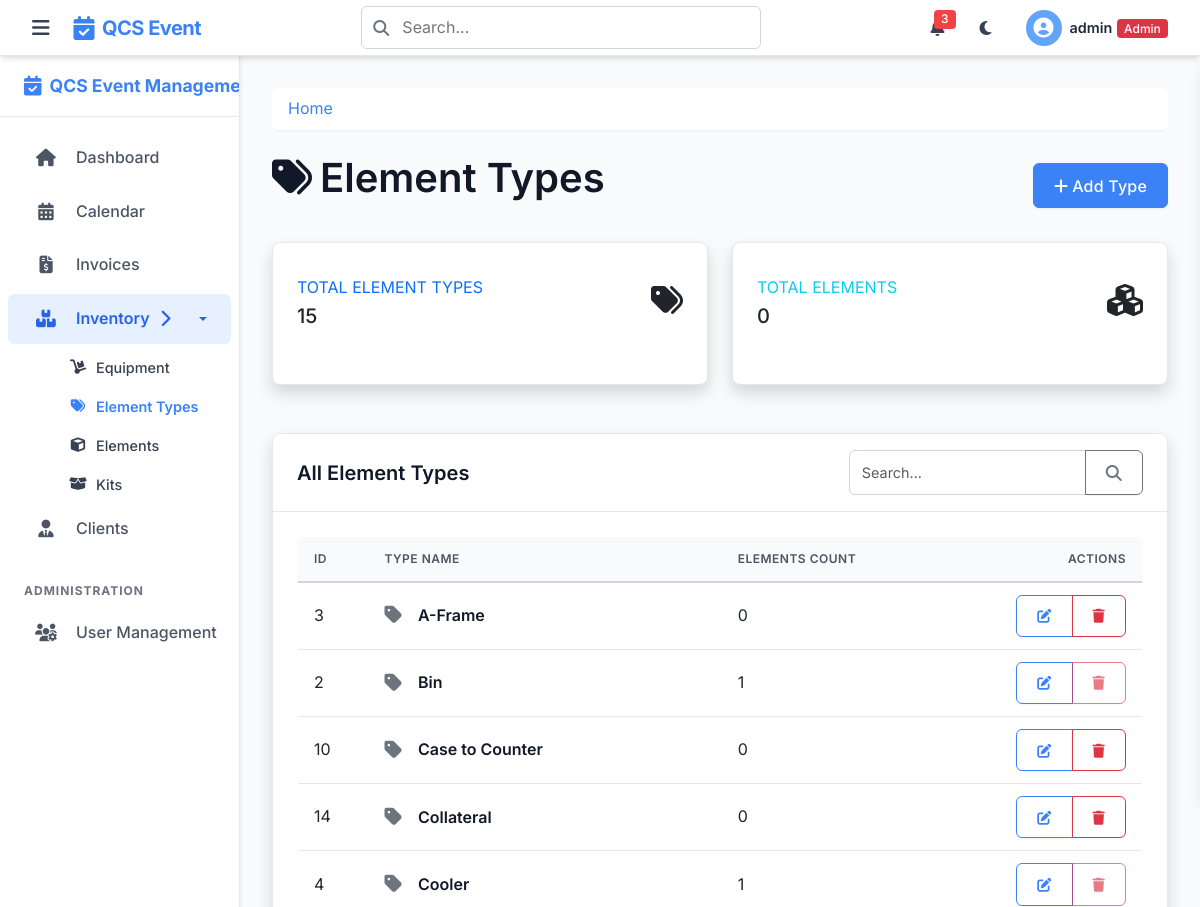
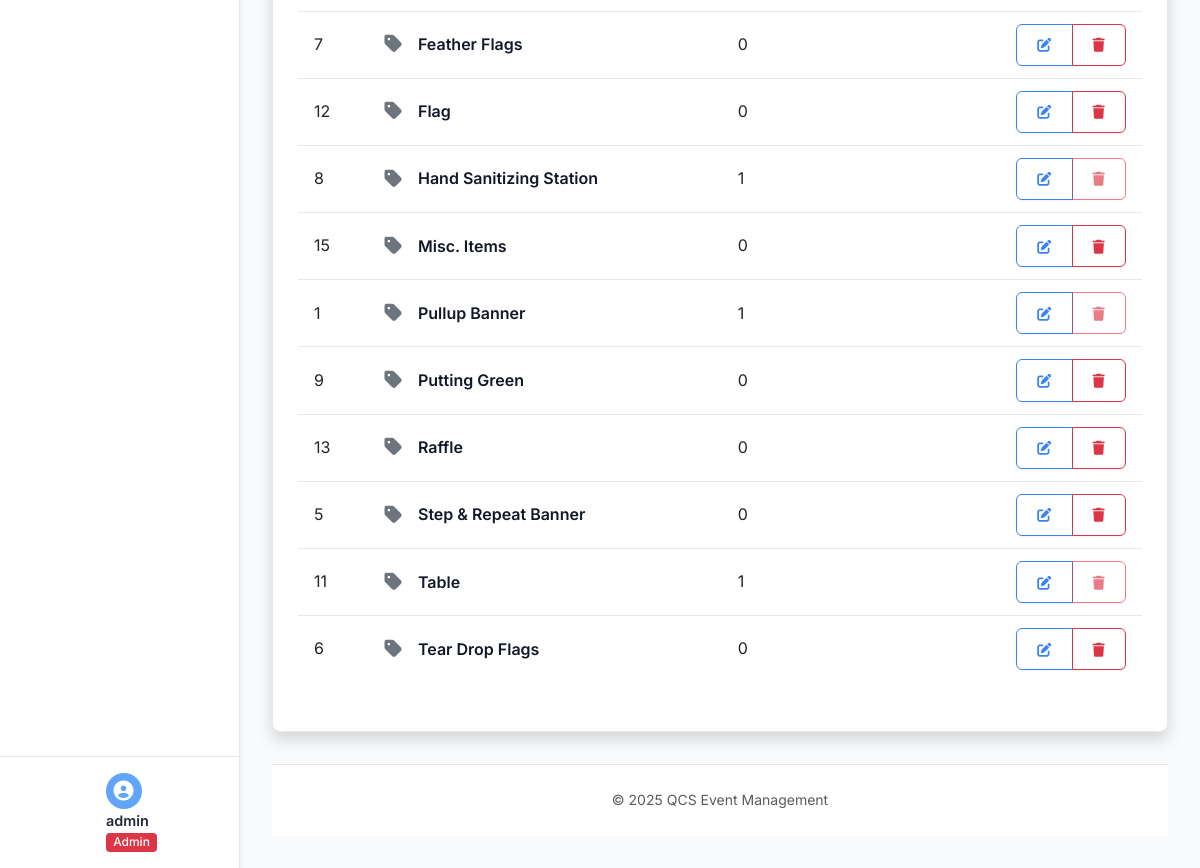
Screenshot of /element-types (signed in) with the database file from the repository (2 pictures, top to bottom).
### tables this page shows
CREATE TABLE element_types (
    type_id INTEGER PRIMARY KEY AUTOINCREMENT,
    type_name TEXT NOT NULL UNIQUE
);

### app.py (the view)
@app.route('/element-types')
@login_required
def element_types():
    db = get_db()
    types = db.execute(
        '''SELECT t.*, COUNT(e.element_id) as element_count
           FROM element_types t
           LEFT JOIN elements e ON t.type_id = e.type_id -- Corrected join condition
           GROUP BY t.type_id
           ORDER BY t.type_name'''
    ).fetchall()
    return render_template('element_types.html', types=types)

### app.py (called while the page is built)
@app.after_request
def add_security_headers(response):
    response.headers['X-Content-Type-Options'] = 'nosniff'
    response.headers['X-Frame-Options'] = 'DENY'
    response.headers['X-XSS-Protection'] = '1; mode=block'
    response.headers['Strict-Transport-Security'] = 'max-age=31536000; includeSubDomains'
    return response

### helpers.py (called while the page is built)
def get_db():
    if 'db' not in g:
        g.db = sqlite3.connect(
            current_app.config['DATABASE'],
            detect_types=sqlite3.PARSE_DECLTYPES
        )
        g.db.row_factory = sqlite3.Row
    return g.db

def login_required(f):
    @wraps(f)
    def decorated_function(*args, **kwargs):
        if 'user_id' not in session:
            if request.path.startswith('/api/') or request.is_json or request.headers.get('X-Requested-With') == 'XMLHttpRequest':
                return jsonify({'error': 'Authentication required'}), 401
            else:
                flash('Please log in first', 'warning')
                return redirect(url_for('login'))
        return f(*args, **kwargs)
    return decorated_function

### templates/element_types.html (shortened to what this page needs)
{% extends 'layout.html' %}
{% block content %}
<div class="d-flex justify-content-between align-items-center mb-4">
    <h1><i class="fas fa-tags me-2"></i>Element Types</h1>
    <div>
        {% if 'admin' in session.role or 'staff' in session.role %}
        <a href="{{ url_for('new_element_type') }}" class="btn btn-primary">
            <i class="fas fa-plus me-1"></i>Add Type
        </a>
        {% endif %}
    </div>
</div>
<div class="row mb-4">
    <div class="col-xl-6 col-md-6 mb-4">
        <div class="card border-left-primary shadow h-100 py-2">
            <div class="card-body">
                <div class="row no-gutters align-items-center">
                    <div class="col mr-2">
                        <div class="text-xs font-weight-bold text-primary text-uppercase mb-1">
                            Total Element Types
                        </div>
                        <div class="h5 mb-0 font-weight-bold text-gray-800">{{ types|length }}</div>
                    </div>
                    <div class="col-auto">
                        <i class="fas fa-tags fa-2x text-gray-300"></i>
                    </div>
                </div>
            </div>
        </div>
    </div>
    <div class="col-xl-6 col-md-6 mb-4">
        <div class="card border-left-info shadow h-100 py-2">
            <div class="card-body">
                <div class="row no-gutters align-items-center">
                    <div class="col mr-2">
                        <div class="text-xs font-weight-bold text-info text-uppercase mb-1">
                            Total Elements
                        </div>
                        <div class="h5 mb-0 font-weight-bold text-gray-800">
                            {% set total_elements = 0 %}
                            {% for type in types %}
                                {% set total_elements = total_elements + type.element_count %}
                            {% endfor %}
                            {{ total_elements }}
                        </div>
                    </div>
                    <div class="col-auto">
                        <i class="fas fa-cubes fa-2x text-gray-300"></i>
                    </div>
                </div>
            </div>
        </div>
    </div>
</div>
<div class="card shadow mb-4">
    <div class="card-header bg-white py-3">
        <div class="row align-items-center">
            <div class="col">
                <h5 class="mb-0 text-gray-800">All Element Types</h5>
            </div>
            <div class="col-auto">
                <form method="get" class="d-flex">
                    <div class="input-group">
                        <input type="text" class="form-control" placeholder="Search..." name="search" value="{{ request.args.get('search', '') }}">
                        <button class="btn btn-outline-secondary" type="submit">
                            <i class="fas fa-search"></i>
                        </button>
                    </div>
                </form>
            </div>
        </div>
    </div>
    <div class="card-body">
        {% if types %}
            <div class="table-responsive">
                <table class="table table-hover align-middle">
                    <thead>
                        <tr>
                            <th>ID</th>
                            <th>Type Name</th>
                            <th>Elements Count</th>
                            <th class="text-end">Actions</th>
                        </tr>
                    </thead>
                    <tbody>
                        {% for type in types %}
                        <tr>
                            <td>{{ type.type_id }}</td>
                            <td>
                                <div class="d-flex align-items-center">
                                    <div class="flex-shrink-0">
                                        <i class="fas fa-tag fa-lg text-secondary me-3"></i>
                                    </div>
                                    <div>
                                        <h6 class="mb-0">{{ type.type_name }}</h6>
                                    </div>
                                </div>
                            </td>
                            <td>{{ type.element_count }}</td>
                            <td class="text-end">
                                {% if 'admin' in session.role or 'staff' in session.role %}
                                <div class="btn-group">
                                    <a href="{{ url_for('edit_element_type', type_id=type.type_id) }}" class="btn btn-sm btn-outline-primary">
                                        <i class="fas fa-edit"></i>
                                    </a>
                                    <button type="button" class="btn btn-sm btn-outline-danger {% if type.element_count > 0 %}disabled{% endif %}"
                                            data-bs-toggle="modal" data-bs-target="#deleteTypeModal{{ type.type_id }}"
                                            {% if type.element_count > 0 %}disabled{% endif %}>
                                        <i class="fas fa-trash"></i>
                                    </button>
                                </div>
                                {% endif %}
                            </td>
                        </tr>
                        {% endfor %}
                    </tbody>
                </table>
            </div>
        {% endif %}
    </div>
</div>
{% endblock %}

### rows the page displays
element_types: type_id "3", type_name "A-Frame", element_count "0"
element_types: type_id "2", type_name "Bin", element_count "1"
element_types: type_id "10", type_name "Case to Counter", element_count "0"
element_types: type_id "14", type_name "Collateral", element_count "0"
element_types: type_id "4", type_name "Cooler", element_count "1"
element_types: type_id "7", type_name "Feather Flags", element_count "0"
element_types: type_id "12", type_name "Flag", element_count "0"
element_types: type_id "8", type_name "Hand Sanitizing Station", element_count "1"
element_types: type_id "15", type_name "Misc. Items", element_count "0"
element_types: type_id "1", type_name "Pullup Banner", element_count "1"
element_types: type_id "9", type_name "Putting Green", element_count "0"
element_types: type_id "13", type_name "Raffle", element_count "0"
element_types: type_id "5", type_name "Step & Repeat Banner", element_count "0"
element_types: type_id "11", type_name "Table", element_count "1"
element_types: type_id "6", type_name "Tear Drop Flags", element_count "0"

### other values shown
{{ session.username }} "admin"
{{ types|length }} "15"
{{ total_elements }} "0"
